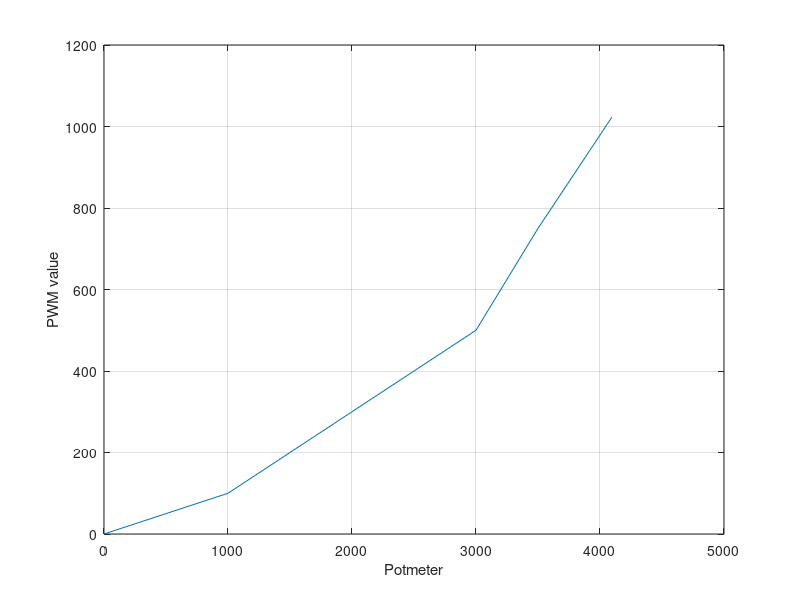

Recreate this plot in MATLAB.
af32_potValInX = [0, 500, 1000, 1500, 2000, 2500, 3000, 3500, 4096];
af32_PwmOutY = [0, 50, 100, 200, 300, 400, 500, 750, 1023];

plot(af32_potValInX, af32_PwmOutY);
grid on;
xlabel('Potmeter');
ylabel('PWM value');